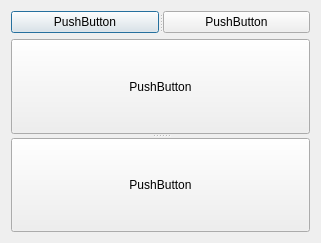
<?xml version="1.0" encoding="UTF-8"?>
<ui version="4.0">
 <class>Dialog</class>
 <widget class="QDialog" name="Dialog">
  <property name="geometry">
   <rect>
    <x>0</x>
    <y>0</y>
    <width>321</width>
    <height>243</height>
   </rect>
  </property>
  <property name="windowTitle">
   <string>Dialog</string>
  </property>
  <layout class="QVBoxLayout" name="verticalLayout">
   <item>
    <widget class="QSplitter" name="splitter">
     <property name="mouseTracking">
      <bool>false</bool>
     </property>
     <property name="orientation">
      <enum>Qt::Horizontal</enum>
     </property>
     <widget class="QPushButton" name="pushButton">
      <property name="text">
       <string>PushButton</string>
      </property>
     </widget>
     <widget class="QPushButton" name="pushButton_2">
      <property name="text">
       <string>PushButton</string>
      </property>
     </widget>
    </widget>
   </item>
   <item>
    <widget class="QSplitter" name="splitter_2">
     <property name="orientation">
      <enum>Qt::Vertical</enum>
     </property>
     <widget class="QPushButton" name="pushButton_3">
      <property name="text">
       <string>PushButton</string>
      </property>
     </widget>
     <widget class="QPushButton" name="pushButton_4">
      <property name="text">
       <string>PushButton</string>
      </property>
     </widget>
    </widget>
   </item>
  </layout>
 </widget>
 <layoutdefault spacing="6" margin="11"/>
 <resources/>
 <connections/>
</ui>
